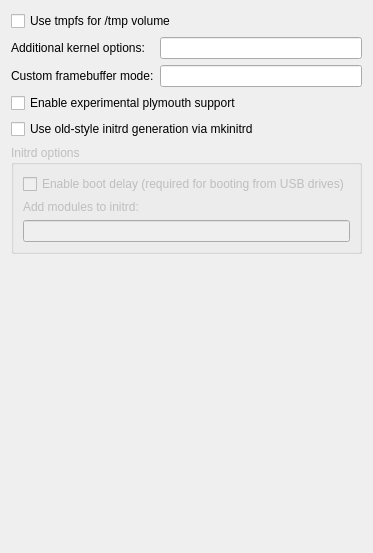
          <widget class="QWidget" name="tab_4">
           <attribute name="title">
            <string>Advanced settings</string>
           </attribute>
           <layout class="QVBoxLayout" name="verticalLayout_15">
            <item>
             <widget class="QCheckBox" name="useTmpfsCheckBox">
              <property name="text">
               <string>Use tmpfs for /tmp volume</string>
              </property>
             </widget>
            </item>
            <item>
             <layout class="QGridLayout" name="gridLayout_4">
              <item row="0" column="0">
               <widget class="QLabel" name="label_30">
                <property name="toolTip">
                 <string>If you want to add additional kernel boot options, specify it here separating by space, for example, &quot;acpi=force nomsi nouveau.modeset=0&quot;</string>
                </property>
                <property name="text">
                 <string>Additional kernel options:</string>
                </property>
               </widget>
              </item>
              <item row="0" column="1">
               <widget class="QLineEdit" name="kernelOptionsLineEdit">
                <property name="toolTip">
                 <string>If you want to add additional kernel boot options, specify it here separating by space, for example, &quot;acpi=force nomsi nouveau.modeset=0&quot;</string>
                </property>
               </widget>
              </item>
              <item row="1" column="0">
               <widget class="QLabel" name="label_6">
                <property name="toolTip">
                 <string>Write mode in GRUB format, for example, &quot;1280x1024x24&quot;. Use &quot;keep&quot; to keep mode same as boot menu. Default value is &quot;text&quot;.</string>
                </property>
                <property name="text">
                 <string>Custom framebuffer mode:</string>
                </property>
               </widget>
              </item>
              <item row="1" column="1">
               <widget class="QLineEdit" name="fbmodeEdit">
                <property name="toolTip">
                 <string>Write mode in GRUB format, for example, &quot;1280x1024x24&quot;. Use &quot;keep&quot; to keep mode same as boot menu. Default value is &quot;text&quot;.</string>
                </property>
               </widget>
              </item>
             </layout>
            </item>
            <item>
             <widget class="QCheckBox" name="enablePlymouthCheckBox">
              <property name="toolTip">
               <string>Enables graphical splash screen during boot. Also, it causes initrd to be generated using dracut instead of old-style mkinitrd, and may be more universal. NOTE: this feature is still experimental.</string>
              </property>
              <property name="text">
               <string>Enable experimental plymouth support</string>
              </property>
             </widget>
            </item>
            <item>
             <widget class="QCheckBox" name="mkinitrdCheckBox">
              <property name="text">
               <string>Use old-style initrd generation via mkinitrd</string>
              </property>
             </widget>
            </item>
            <item>
             <widget class="QGroupBox" name="mkinitrdGroupBox">
              <property name="enabled">
               <bool>false</bool>
              </property>
              <property name="title">
               <string>Initrd options</string>
              </property>
              <layout class="QVBoxLayout" name="verticalLayout_16">
               <item>
                <widget class="QCheckBox" name="initrdDelayCheckBox">
                 <property name="text">
                  <string>Enable boot delay (required for booting from USB drives)</string>
                 </property>
                </widget>
               </item>
               <item>
                <widget class="QLabel" name="label_31">
                 <property name="toolTip">
                  <string>If your system requires additional modules to boot, specify it here. Note that this setting does nothing when plymouth is enabled.</string>
                 </property>
                 <property name="text">
                  <string>Add modules to initrd:</string>
                 </property>
                </widget>
               </item>
               <item>
                <widget class="QLineEdit" name="initrdModulesLineEdit">
                 <property name="toolTip">
                  <string>If your system requires additional modules to boot, specify it here. Note that this setting does nothing when plymouth is enabled.</string>
                 </property>
                </widget>
               </item>
              </layout>
             </widget>
            </item>
            <item>
             <spacer name="verticalSpacer_23">
              <property name="orientation">
               <enum>Qt::Vertical</enum>
              </property>
              <property name="sizeHint" stdset="0">
               <size>
                <width>20</width>
                <height>288</height>
               </size>
              </property>
             </spacer>
            </item>
           </layout>
          </widget>
